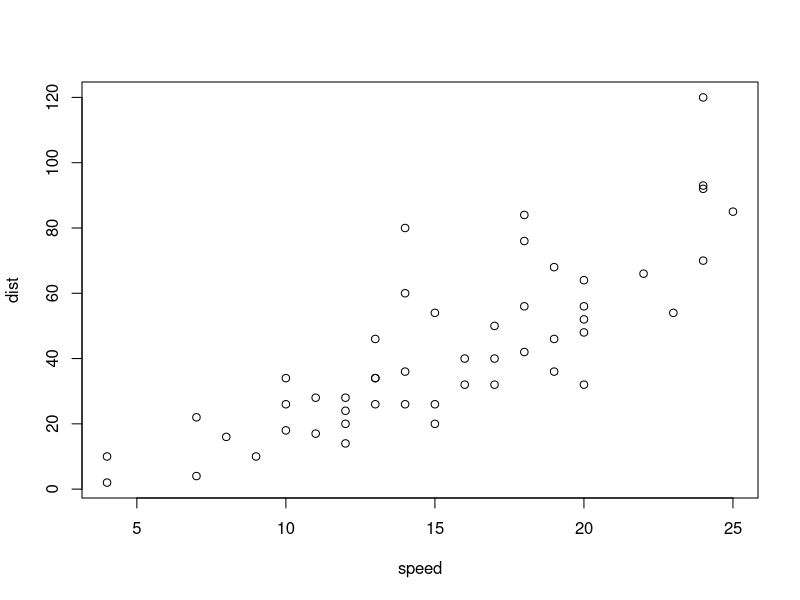
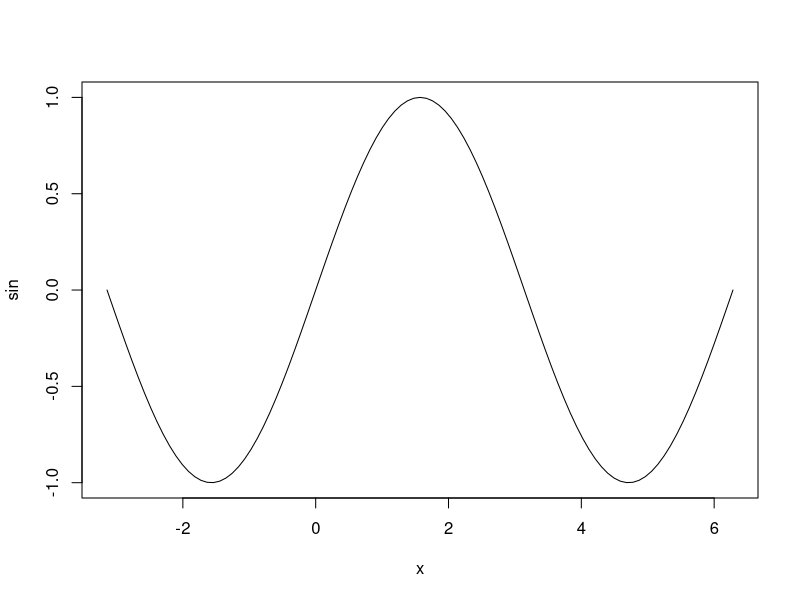
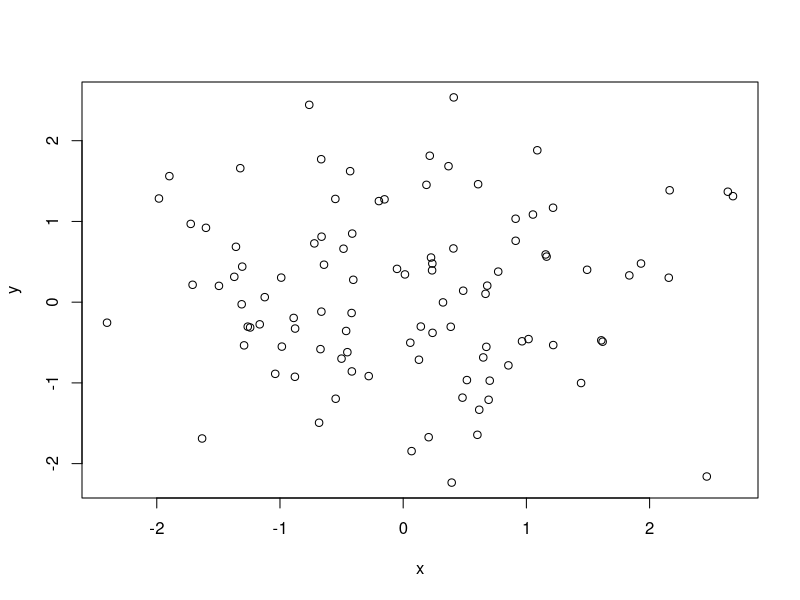
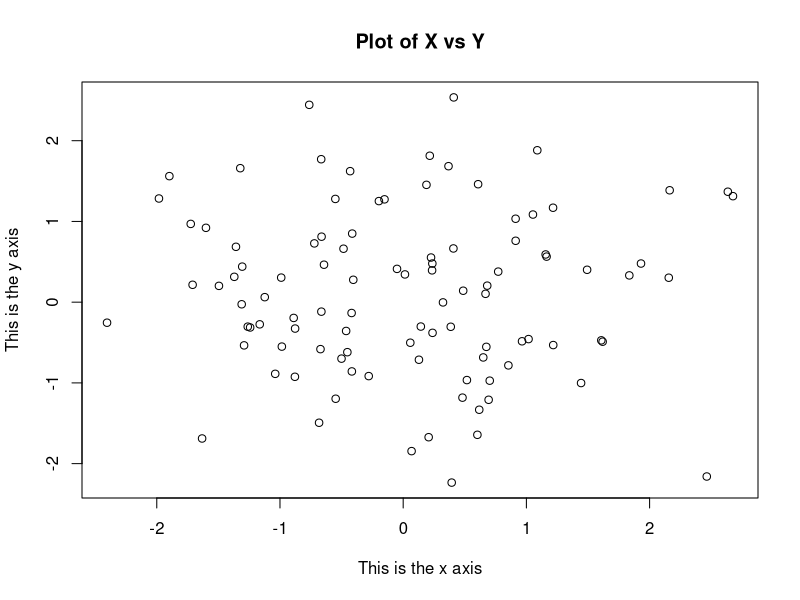
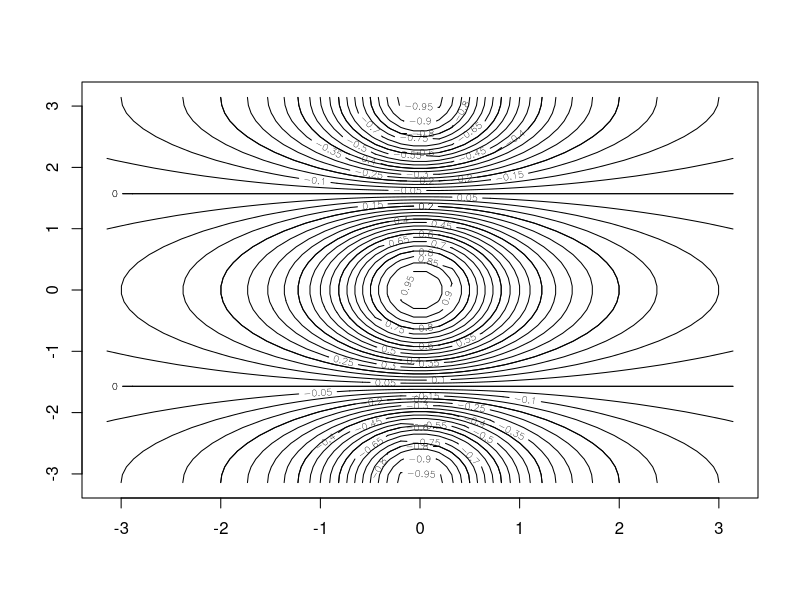
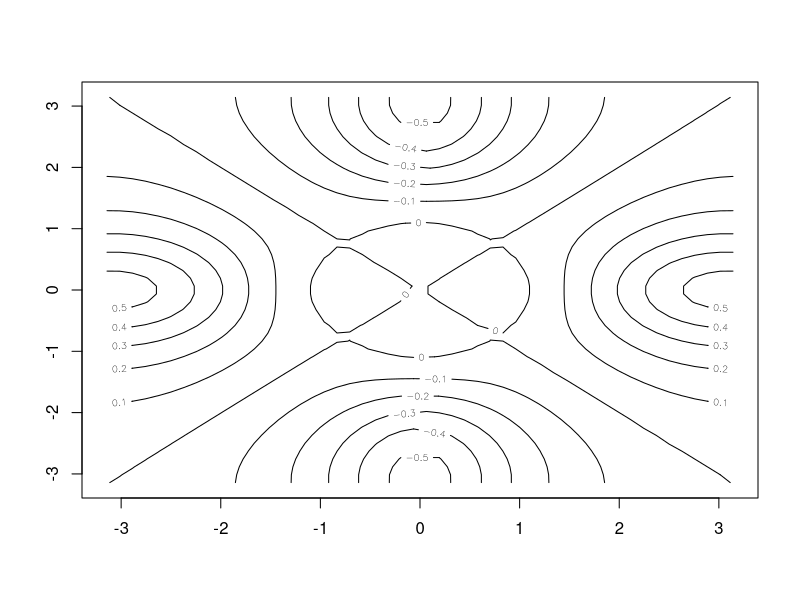
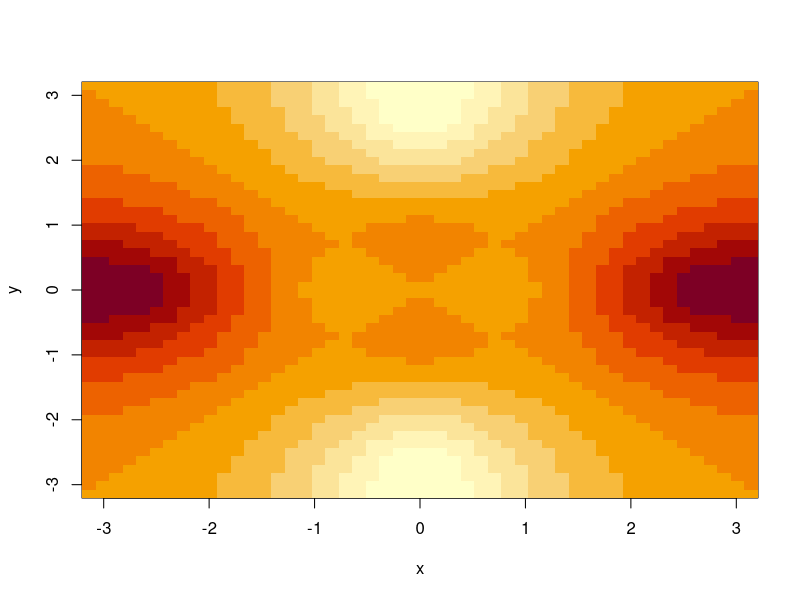
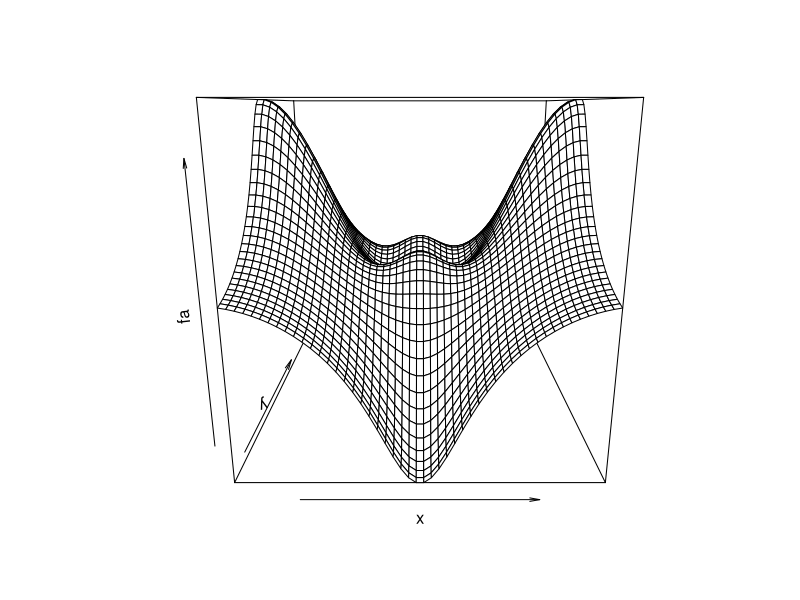

These charts were generated, in order, by the following R code:
x <- c(1,3,4)   # Concatenates a vector
y = c(1,2,3)    # Used instead of the <- notation
length(x)       # Get the length of the vector
length(y)
x + y
ls()            # List all the variables in use
rm(x,y)         # Remove the variables x,y
ls()
rm(list=ls())   # Removes all the variables by getting the lsit
?matrix

#Matrices

x = matrix(data=c(1,2,3,4), nrow=2, ncol=2, byrow = TRUE)
x
sqrt(x)
x^2

x = rnorm(50)
y = x + rnorm(50, mean=50, sd=.1)
cor(x,y)

set.seed(3)
y = rnorm(100)
mean(y)
var(y)
sqrt(var(y)) == sd(y)

# Graphics

?plot
require(stats)
plot(cars)
plot(sin, -pi, 2*pi)

x = rnorm(100)
y = rnorm(100)
plot(x,y)
plot(x,y,xlab="This is the x axis", ylab="This is the y axis", main="Plot of X vs Y")
pdf("Figure.pdf")
plot(x,y,col="green")
dev.off()
x = seq(1,10)
x
x = 1:10
x = seq(-pi,pi,length=50)


y = x
f=outer(x,y,function (x,y)cos(y)/(1+x^2))
contour(x,y,f)
contour (x,y,f,nlevels =45,add=T)
fa=(f-t(f))/2
contour (x,y,fa,nlevels =15)
image(x,y,fa)
persp(x,y,fa)
persp(x,y,fa,theta =30)

# Indexing data

A = matrix(1:16, 4,4)
A
A[c(1,3), c(2,4)]
A[1:3,2:4]
A[1:2,]
A[-c(1,3), ]

